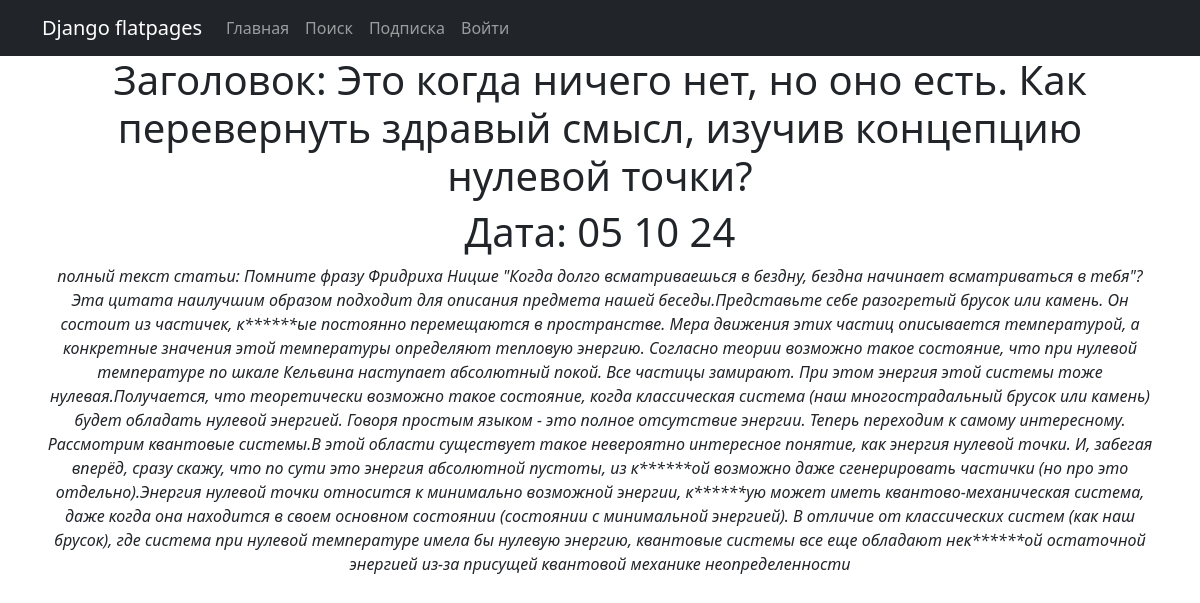
Page /posts/2 on the earlier database version.
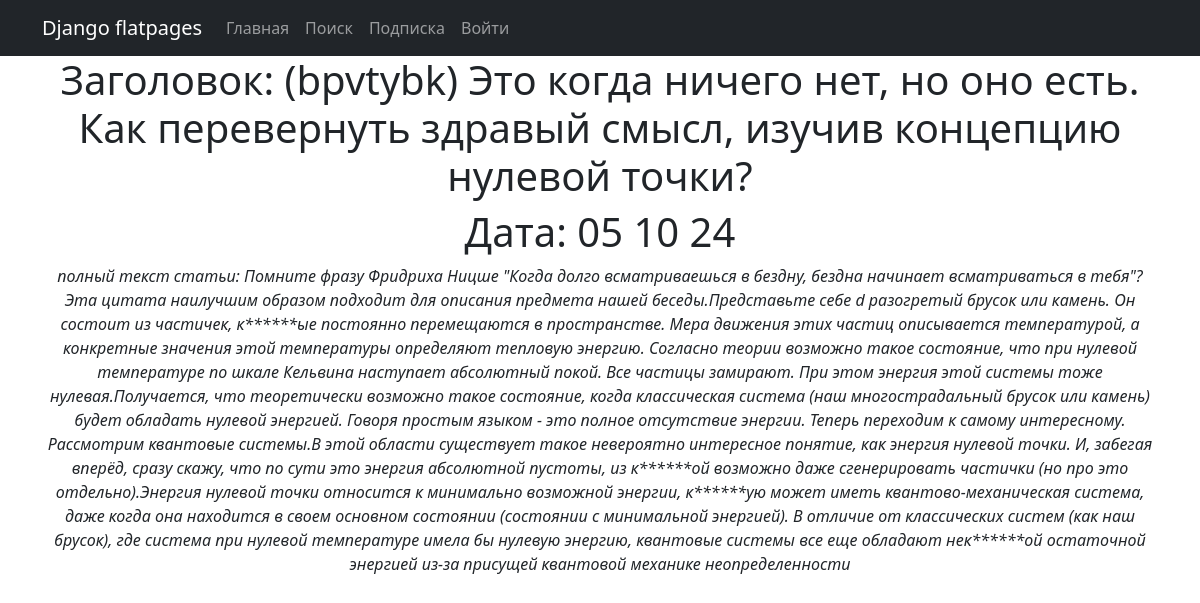
Same page on the later database version.
### news/models.py (models this page shows, shortened)
class Post(models.Model):
    author = models.ForeignKey(Author, on_delete=models.DO_NOTHING)
    type = models.CharField(max_length=10, choices=TYPE_POST)
    date = models.DateTimeField(auto_now_add=True)
    category = models.ManyToManyField(Category, through='PostCategory')
    title = models.CharField(max_length=255)
    text = models.TextField()
    rating = models.IntegerField(default=0)

### news/views.py (the view)
# urls.py: path('<int:pk>', (NewsDetail.as_view()), name='onenews'),
class NewsDetail(DetailView):
    template_name = 'one_news.html'
    queryset = Post.objects.all()
    context_object_name = 'one_news'
    def get_object(self, *args, **kwargs):  # переопределяем метод получения объекта, как ни странно
        obj = cache.get(f'post-{self.kwargs["pk"]}', None)  # кэш очень похож на словарь, и метод get действует так же. Он забирает значение по ключу, если его нет, то забирает None.
        if not obj:
            obj = super().get_object(queryset=self.queryset)
            cache.set(f'post-{self.kwargs["pk"]}', obj)
        return obj

### news/templatetags/custom_filters.py (called while the page is built)
@register.filter()
def censor(value):
    for bad_words, norm_words in DIC_BAD_WORDS.items():
        value = value.replace(bad_words, norm_words)
        print
    return value

### templates/one_news.html (shortened to what this page needs)
{% extends 'flatpages/default.html' %}
{% load custom_filters %}
{% block content %}
<h1> Заголовок: {{ one_news.title|censor }}</h1>
<h1> Дата: {{ one_news.date|date:'d m y' }}</h1>
<i> полный текст статьи:  {{ one_news.text|censor }}</i>
{% endblock content %}

Differences in the rows shown:
changed Post: title|censor "Это когда ничего нет, но оно есть. Как перевернуть здравый смысл, изучив концепцию нулевой точки?" → "(bpvtybk) Это когда ничего нет, но оно есть. Как перевернуть здравый смысл, изучив концепцию нулевой точки?"; text|censor "…предмета нашей беседы.Представьте себе разогретый брусок или камень.…" → "…предмета нашей беседы.Представьте себе d разогретый брусок или камень.…"
